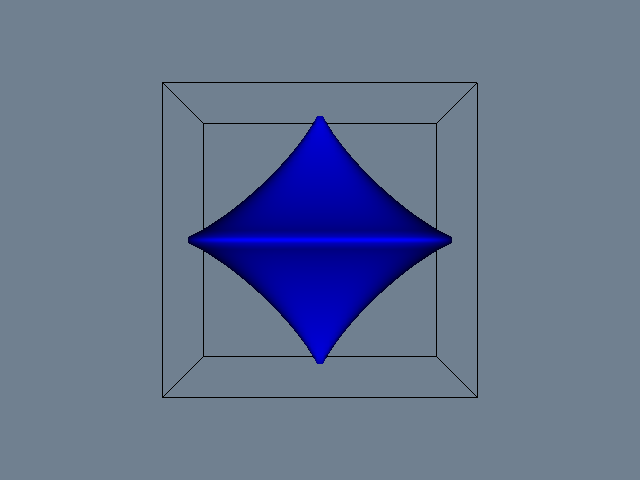

Reproduce this figure in Python.
#!/usr/bin/env python

# Sample an implicit superquadric function on a volume grid using
# vtkSampleFunction and extract an isosurface with vtkContourFilter.
# A bounding box outline shows the sampling volume.

# Factory overrides: importing these modules registers the OpenGL rendering
# and interaction style implementations for vtkRenderingCore factory classes.
import vtkmodules.vtkInteractionStyle  # noqa: F401
import vtkmodules.vtkRenderingOpenGL2  # noqa: F401
# VTK pipeline classes used in this example
from vtkmodules.vtkCommonDataModel import vtkSuperquadric
from vtkmodules.vtkFiltersCore import vtkContourFilter
from vtkmodules.vtkFiltersModeling import vtkOutlineFilter
from vtkmodules.vtkImagingHybrid import vtkSampleFunction
from vtkmodules.vtkRenderingCore import (
    vtkActor,
    vtkPolyDataMapper,
    vtkRenderWindow,
    vtkRenderWindowInteractor,
    vtkRenderer,
)

# Colors (normalized RGB)
slate_gray_background_rgb = (0.439, 0.502, 0.565)

# Implicit function: a superquadric with rounded phi and sharp theta
superquadric = vtkSuperquadric()
superquadric.SetPhiRoundness(2.5)
superquadric.SetThetaRoundness(0.5)

# SampleFunction: evaluate the superquadric on a 50x50x50 grid
sample = vtkSampleFunction()
sample.SetImplicitFunction(superquadric)
sample.SetSampleDimensions(50, 50, 50)
sample.SetModelBounds(-2.0, 2.0, -2.0, 2.0, -2.0, 2.0)

# Contour: extract the isosurface at value 2.0
contour = vtkContourFilter()
contour.SetInputConnection(sample.GetOutputPort())
contour.GenerateValues(1, 2.0, 2.0)

# Mapper: map the contour surface to graphics primitives
contour_mapper = vtkPolyDataMapper()
contour_mapper.SetInputConnection(contour.GetOutputPort())
contour_mapper.SetScalarRange(0.0, 1.2)

# Actor: assign the mapped contour geometry
contour_actor = vtkActor()
contour_actor.SetMapper(contour_mapper)

# Outline: bounding box showing the sampling volume
outline = vtkOutlineFilter()
outline.SetInputConnection(sample.GetOutputPort())

outline_mapper = vtkPolyDataMapper()
outline_mapper.SetInputConnection(outline.GetOutputPort())

outline_actor = vtkActor()
outline_actor.SetMapper(outline_mapper)
outline_actor.GetProperty().SetColor(0.0, 0.0, 0.0)

# Renderer: assemble the scene and configure the camera
renderer = vtkRenderer()
renderer.AddActor(contour_actor)
renderer.AddActor(outline_actor)
renderer.SetBackground(slate_gray_background_rgb)

# Window: display the rendered scene
render_window = vtkRenderWindow()
render_window.AddRenderer(renderer)
render_window.SetWindowName("sample function")
render_window.SetMultiSamples(0)
render_window.SetSize(640, 480)

# Interactor: handle mouse and keyboard events
render_window_interactor = vtkRenderWindowInteractor()
render_window_interactor.SetRenderWindow(render_window)

# Scene: configure the camera
renderer.ResetCamera()

render_window_interactor.Initialize()
render_window_interactor.Start()
